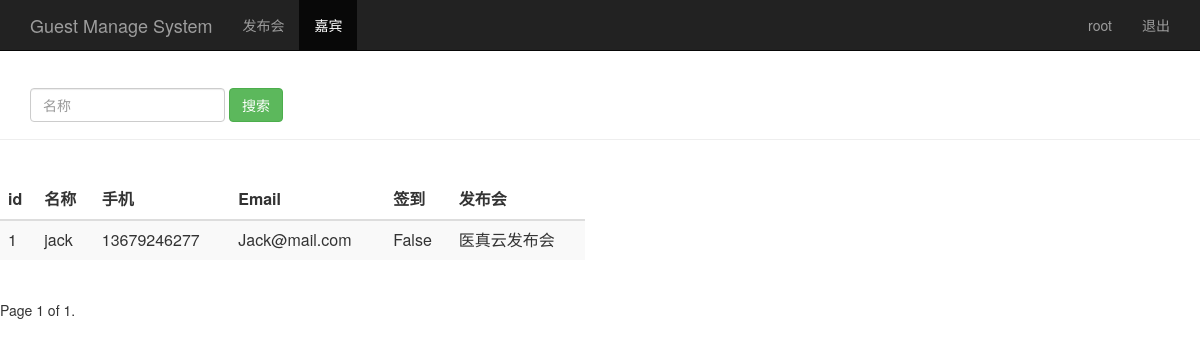
Before: /guest_manage/ (signed in) with the older database file.
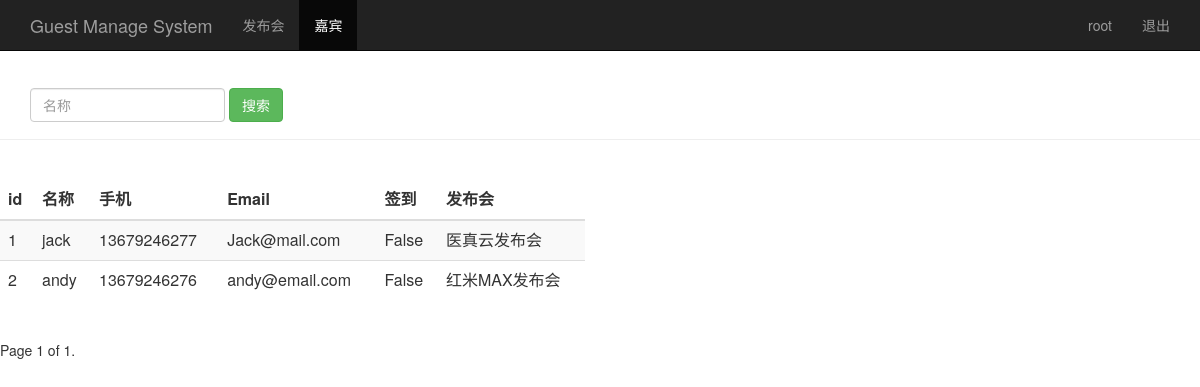
After: the same page with the newer database file.
### sign/models.py (models this page shows, shortened)
class Guest(models.Model):
	event = models.ForeignKey(Event)
	realname = models.CharField(max_length=64)
	phone = models.CharField(max_length=16)
	email = models.EmailField()
	sign = models.BooleanField()
	create_time = models.DateTimeField(auto_now=True)
	class Meta:
		unique_together = ("event","phone")

class Event(models.Model):
	name = models.CharField(max_length=100)
	limit = models.IntegerField()
	status = models.BooleanField()
	address = models.CharField(max_length=200)
	start_time = models.DateTimeField('events time')
	create_time = models.DateTimeField(auto_now=True)
	def __str__(self):
		return self.name

### sign/views.py (the view)
# urls.py: url(r'^guest_manage/$',views.guest_manage),
@login_required
def guest_manage(request):
	username = request.session.get('user','')
	guest_list = Guest.objects.all()
	paginator = Paginator(guest_list,2)
	page = request.GET.get('page')
	try:
		contacts = paginator.page(page)
	except PageNotAnInteger:
		contacts = paginator.page(1)
	except EmptyPage:
		contacts = paginator.page(paginator.num_pages)
	return render(request,"guest_manage.html",{"user":username,"guests":contacts})

### sign/templates/guest_manage.html (shortened to what this page needs)
<html lang="zh-CN">
	<head>
		{% load bootstrap3 %}
		{% bootstrap_css %}
	</head>
	<body role="document">
		<nav class ="navbar navbar-inverse navbar-fixed-top">
			<div class="container">
				<div class="navbar-header">
					<a class="navbar-brand" href="/event_manage/">Guest Manage System</a>
				</div>
				<div id="navbar" class="collapse navbar-collapse">
					<ul class="nav navbar-nav">
						<li><a href="/event_manage/">发布会</a></li>
						<li class="active"><a href="#">嘉宾</a></li>
					</ul>
					<ul class="nav navbar-nav navbar-right">
						<li><a href="#">{{user}}</a></li>
						<li><a href="/logout/">退出</a></li>
					</ul>
				</div>
			</div>
		</nav>
		<div class="page-header" style="padding-top:40px;">
			<div id="navbar" class="navbar-collapse collapse">
				<form class="navbar-form" method="get" action="/search_realname/">
					<div class="form-group">
						<input name="realname" type="text" placeholder="名称" class="form-control">
					</div>
					<button type="submit" class="btn btn-success">搜索</button>
				</form>
			</div>
		</div>
		<div class="row" style="padding-top:20px;">
			<div class="col-md-6">
				<table class="table table-striped">
					<thead>
						<tr>
							<th>id</th><th>名称</th><th>手机</th><th>Email</th><th>签到</th><th>发布会</th>
						</tr>
					</thead>
					<tbody>
						{% for guest in guests %}
						<tr>
							<td>{{ guest.id}}</td>
							<td>{{ guest.realname}}</td>
							<td>{{ guest.phone}}</td>
							<td>{{ guest.email}}</td>
							<td>{{ guest.sign}}</td>
							<td>{{ guest.event}}</td>
						</tr>
						{% endfor %}
					</tbody>
				</table>
			</div>
		</div>
		<div class="pagination" >
			<span class="step-links">
					<span class="current">
						Page {{ guests.number }} of {{ guests.paginator.num_pages }}.
					</span>
			</span>
		</div>
	</body>
</html>

Changed rows visible on the page:
added Guest: id "2", realname "andy", phone "13679246276", email "andy@email.com", sign "False", event "红米MAX发布会"
